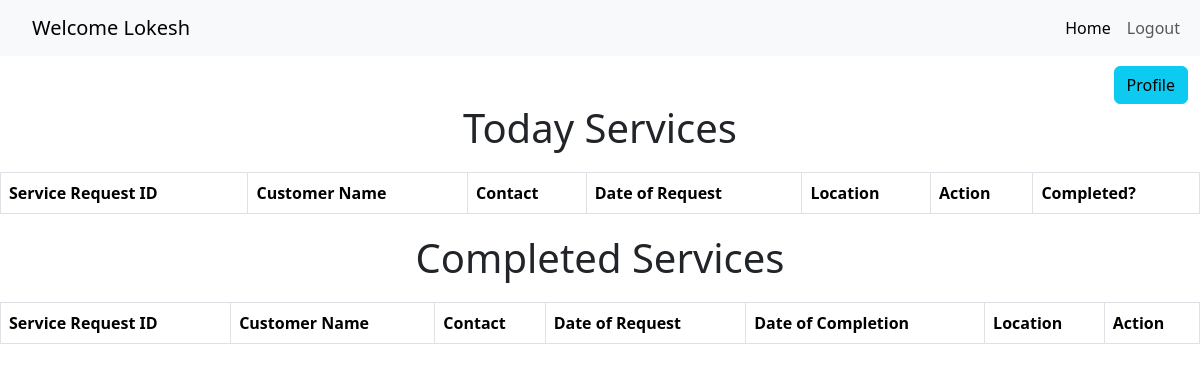
/sphomepage/8, run on an earlier commit of the app's database.
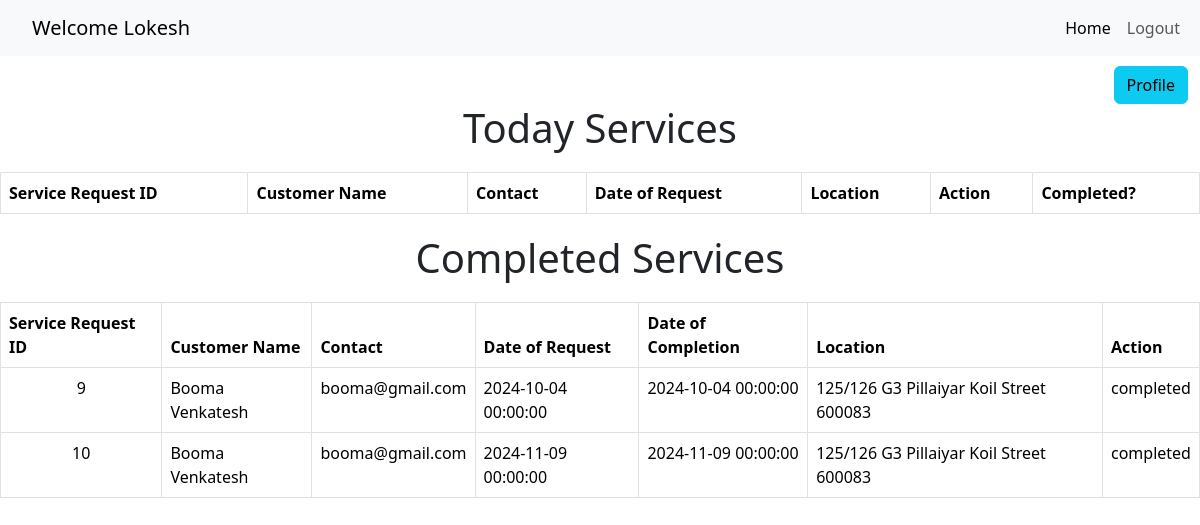
And on a later commit of the database.
### application/models.py (models this page shows)
class ServiceRequest(db.Model):
    __tablename__ = 'service_requests'
    serv_req_id = db.Column(db.Integer, primary_key=True)
    service_id = db.Column(db.Integer, db.ForeignKey('services.service_id'), nullable=False)
    cust_id = db.Column(db.Integer, db.ForeignKey('customers.id'), nullable=False)
    professional_id = db.Column(db.Integer, db.ForeignKey('service_professionals.id'), nullable=True)
    date_of_req = db.Column(db.DateTime, default=date.today)
    date_of_completion = db.Column(db.DateTime, nullable=True)
    service_status = db.Column(db.String(50), nullable=False)  # requested, assigned, completed
    remarks = db.Column(db.Text, nullable=True)
    professional = db.relationship('ServiceProfessional', backref='service_requests', lazy=True)
    customer = db.relationship('Customer', backref='service_requests', lazy=True)

class Customer(db.Model):
    __tablename__ = 'customers'
    id = db.Column(db.Integer, primary_key=True)
    email = db.Column(db.String(120), unique=True, nullable=False)
    password = db.Column(db.String(120), nullable=False)
    full_name = db.Column(db.String(100), nullable=False)
    address = db.Column(db.String(200), nullable=False)
    pincode = db.Column(db.String(10), nullable=False)

### app.py (the view)
@app.route('/sphomepage/<int:id>', methods = ['GET'])
def sphomepage(id):
    professional = ServiceProfessional.query.get(id)
    service_requests = ServiceRequest.query.filter_by(professional_id = id)
    return render_template("sphomepage.html", professional = professional, service_requests = service_requests)

### templates/sphomepage.html (shortened to what this page needs)
<!DOCTYPE html>
<html lang="en">
<head>
    <link href="https://cdn.jsdelivr.net/npm/bootstrap@5.3.3/dist/css/bootstrap.min.css" rel="stylesheet">
</head>
<body>
    <nav class="navbar navbar-expand-lg navbar-light bg-light">
        <div class="container-fluid">
          <a class="navbar-brand" href="#">Welcome {{ professional.full_name }}</a>
          <div class="collapse navbar-collapse" id="navbarNavAltMarkup">
            <div class="navbar-nav">
              <a class="nav-link active" aria-current="page" href="#">Home</a>
              <a class="nav-link" href="{{ url_for('logout') }}">Logout</a>
            </div>
          </div>
        </div>
    </nav>
    {% if professional %}
        <div class="container" style="padding-top: 10px; float: right;">
            <a href="{{url_for('professionalprofile', id = professional.id)}}" class="btn btn-info">Profile</a>
        </div>
    {% else %}
        <p>Service Professional information not available</p>
    {% endif %}
    <div class="heading">
        <h1>Today Services</h1>
    </div>
    <div class="table-container">
        <table class="table table-bordered">
            <thead>
                <tr>
                    <th>Service Request ID</th>
                    <th>Customer Name</th>
                    <th>Contact</th>
                    <th>Date of Request</th>
                    <th>Location</th>
                    <th>Action</th>
                    <th>Completed?</th>
                </tr>
            </thead>
        </table>
    </div>
    <div class="heading">
        <h1>Completed Services</h1>
    </div>
    <div class="table-container">
        <table class="table table-bordered">
            <thead>
                <tr>
                    <th>Service Request ID</th>
                    <th>Customer Name</th>
                    <th>Contact</th>
                    <th>Date of Request</th>
                    <th>Date of Completion</th>
                    <th>Location</th>
                    <th>Action</th>
                </tr>
            </thead>
            <tbody>
                {% for service_request in service_requests %}
                {% if service_request.service_status == 'completed' %}
                <tr>
                    <td style="text-align: center;">{{service_request.serv_req_id}}</td>
                    <td>{{service_request.customer.full_name}}</td>
                    <td>{{service_request.customer.email}}</td>
                    <td>{{service_request.date_of_req}}</td>
                    <td>{{service_request.date_of_completion}}</td>
                    <td>{{service_request.customer.address + " " + service_request.customer.pincode }}</td>
                    <td>{{service_request.service_status}}</td>
                </tr>
                {% endif %}
                {% endfor %}
            </tbody>
        </table>
    </div>
</body>
</html>

What changed in the data, as far as the page shows it:
added ServiceRequest: serv_req_id "9", customer.full_name "Booma Venkatesh", customer.email "booma@gmail.com", date_of_req "2024-10-04 00:00:00", date_of_completion "2024-10-04 00:00:00", customer "125/126 G3 Pillaiyar Koil Street 600083", service_status "completed"
added ServiceRequest: serv_req_id "10", customer.full_name "Booma Venkatesh", customer.email "booma@gmail.com", date_of_req "2024-11-09 00:00:00", date_of_completion "2024-11-09 00:00:00", customer "125/126 G3 Pillaiyar Koil Street 600083", service_status "completed"
